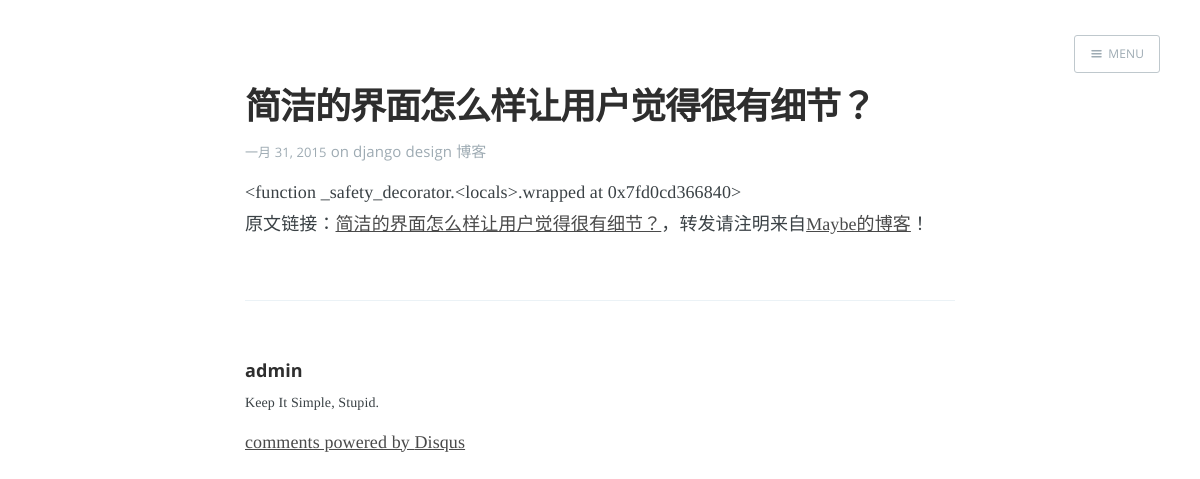
The page /blog/3/simple_ui on the database its author committed.
### apps/blog/models.py (models this page shows, shortened)
class Blog(models.Model):
    STATUS_CHOICES = (
        ('d', "草稿"),
        ('p', "已发布"),
    )
    title = models.CharField('标题', max_length=150, db_index=True, unique=True)
    link = models.CharField('链接', max_length=150, default='')
    link.help_text = "Cool URIs don't change"
    snippet = models.CharField('摘要', max_length=500, default='')
    content = models.TextField('内容', )
    add_time = models.DateTimeField('创建时间', auto_now_add=True)
    publish_time = models.DateTimeField('发表时间', null=True)
    update_time = models.DateTimeField('修改时间')
    status = models.CharField('状态', max_length=1, choices=STATUS_CHOICES, default=STATUS_CHOICES[0][0])
    is_public = models.BooleanField('公开', default=True)
    is_top = models.BooleanField('置顶', default=False)
    access_count = models.IntegerField('浏览量', default=1, editable=False)
    category = models.ForeignKey('Category', verbose_name='所属分类')
    tags = models.ManyToManyField('Tag', verbose_name='标签集合', null=True, blank=True)
    tags.help_text = '标签'
    author = models.ForeignKey(User, verbose_name='作者')
    def save(self, *args, **kwargs):
        self.link = slugify(self.link)
        self.snippet = self.snippet or self.content[:140]
        modified = kwargs.pop("modified", True)
        if modified:
            self.update_time = datetime.datetime.utcnow()
        super(Blog, self).save(*args, **kwargs)
    def get_absolute_url(self):
        return reverse('blog:blog_detail', args=(self.id, self.link))

class Tag(models.Model):
    title = models.CharField('名称', max_length=50, db_index=True, unique=True)
    def __str__(self):
        return self.title

### apps/blog/views.py (the view)
# urls.py: url(r'^(?P<pk>\d+)/(?P<blog_link>[\w,-]*)$', BlogDetailView.as_view(), name='blog_detail'),
class BlogDetailView(DetailView):
    model = Blog
    template_name = "post_detail.html"
    def get_object(self, queryset=None):
        blog = super(BlogDetailView, self).get_object(queryset)
        if blog.status == 'd' or (not blog.is_public and self.request.user != blog.author):
            raise PermissionDenied
        blog.access_count += 1
        blog.save(modified=False)
        return blog
    def get_context_data(self, **kwargs):
        context = super(BlogDetailView, self).get_context_data(**kwargs)
        current_post = context.get("object")
        count = Blog.objects.filter(status='p', is_public=True).count()
        randint = random.randint(0, count)
        try:
            random_post = Blog.objects.filter(status='p', is_public=True)[randint:randint + 1][0]
        except IndexError:
            random_post = None
        try:
            next_post = Blog.objects.filter(pk__lt=current_post.id).order_by('-pk')[0]
        except IndexError:
            next_post = None
        context['next_post'] = next_post
        context['random_post'] = random_post
        return context

### apps/blog/context_processors.py (called while the page is built)
def google_analytics(request):
    from django.conf import settings
    return {'ga_id': settings.GOOGLE_ANALYTICS_ID}

### apps/blog/templatetags/myapp_markup.py (called while the page is built)
@register.filter(is_safe=True)
@stringfilter
def md1(value):
    markdown = mistune.Markdown(renderer=renderer)
    return mark_safe(markdown(value))

### apps/blog/templates/post_detail.html (shortened to what this page needs)
{% extends "base.html" %}
{% load myapp_markup %}
{% block body_class %} post-template {% endblock %}
{% load staticfiles %}
{% block head %}
<header class="main-header post-head no-cover">
    {% include "widget/main-nav.html" %}
</header>
{% endblock %}
{% block body %}
<main class="content" role="main">
    <article class="post">
        <header class="post-header">
            <h2 class="post-title">{{blog.title}}</h2>
            <section class="post-meta">
                <time class="post-date" datetime="{{blog.add_time|date:'b d, Y'}}">{{blog.add_time|date:"b d, Y"}}
                </time>
                {% if blog.tags %}on
                {% for tag in blog.tags.all %}
                <a href="{%url 'blog:tag' tag%}">{{tag }}</a>
                {% endfor %}
                {% endif %}
            </section>
        </header>
        <section class="post-content">
            {{blog.content | md1}}
            <details open="">
                <summary>原文链接：<a href="{{blog.get_absolute_url}}" rel="author">{{blog.title}}</a>，转发请注明来自<a
                        href="http://zhangshaohua.cc">Maybe的博客</a>！
                </summary>
            </details>
        </section>
        <footer class="post-footer">
            <section class="author">
                <h4><a href="{{url}}">{{blog.author.username}}</a></h4>
                <p>Keep It Simple, Stupid.</p>
            </section>
        </footer>
        {% include "widget/disqus.html" %}
    </article>
</main>
{% endblock %}

### static/css/screen.css (style rules this page uses)
article, aside, details, figcaption, figure, footer, header, hgroup, main, nav, section, summary { display: block; }
html { font-family: sans-serif; -ms-text-size-adjust: 100%; -webkit-text-size-adjust: 100%; }
body { margin: 0; }
a { background: transparent; }
html { height: 100%; max-height: 100%; font-size: 62.5%; -webkit-tap-highlight-color: rgba(0, 0, 0, 0); }
body { height: 100%; max-height: 100%; font-family: "Merriweather", serif; letter-spacing: 0.01rem; font-size: 1.8rem; line-height: 1.75em; color: #3A4145; -webkit-font-feature-settings: 'kern' 1; -moz-font-feature-settings: 'kern' 1; -o-font-feature-settings: 'kern' 1; text-rendering: geometricPrecision; }
h1, h2, h3, h4, h5, h6 { -webkit-font-feature-settings: 'dlig' 1, 'liga' 1, 'lnum' 1, 'kern' 1; -moz-font-feature-settings: 'dlig' 1, 'liga' 1, 'lnum' 1, 'kern' 1; -o-font-feature-settings: 'dlig' 1, 'liga' 1, 'lnum' 1, 'kern' 1; color: #2E2E2E; line-height: 1.15em; margin: 0 0 0.4em 0; font-family: "Open Sans", sans-serif; text-rendering: geometricPrecision; }
h2 { font-size: 3.6rem; letter-spacing: -1px; }
h4 { font-size: 2.5rem; }
a { color: #4A4A4A; transition: color 0.3s ease; }
p, ul, ol, dl { -webkit-font-feature-settings: 'liga' 1, 'onum' 1, 'kern' 1; -moz-font-feature-settings: 'liga' 1, 'onum' 1, 'kern' 1; -o-font-feature-settings: 'liga' 1, 'onum' 1, 'kern' 1; margin: 0 0 1em 0; text-rendering: geometricPrecision; }
.main-header { position: relative; display: table; width: 100%; height: 60vh; margin-bottom: 5rem; text-align: center; background: #222 no-repeat center center; background-size: cover; overflow: hidden; }
.no-cover .scroll-down, .no-cover.main-header:after, .archive-template .scroll-down, .archive-template .main-header:after { display: none }
.no-cover.main-header { min-height: 160px; max-height: 40vh; background: #f5f8fa; }
.post { position: relative; width: 80%; max-width: 710px; margin: 4rem auto; padding-bottom: 4rem; border-bottom: #EBF2F6 1px solid; word-wrap: break-word; }
.post:after { display: block; content: ""; width: 7px; height: 7px; border: #E7EEF2 1px solid; position: absolute; bottom: -5px; left: 50%; margin-left: -5px; background: #FFF; border-radius: 100%; box-shadow: #FFF 0 0 0 5px; }
.post-meta { display: block; margin: 1.75rem 0 0 0; font-family: "Open Sans", sans-serif; font-size: 1.5rem; line-height: 2.2rem; color: #9EABB3; }
.post-meta a { color: #9EABB3; text-decoration: none; }
.post-date { display: inline-block; margin-left: 8px; padding-left: 12px; border-left: #d5dbde 1px solid; text-transform: uppercase; font-size: 1.3rem; white-space: nowrap; }
.post-template .post-header { margin-bottom: 1.4rem; }
.post-template .post-title { margin-bottom: 0; }
.post-template .post-meta { margin-top: 1em; }
.post-template .post-date { padding: 0; margin: 0; border: none; }
.post-template .content { overflow: hidden; }
.post-template .post { margin-top: 0; border-bottom: none; padding-bottom: 0; }
.post-template .post:after { display: none; }
.post-footer { position: relative; margin: 6rem 0 0 0; padding: 6rem 0 0 0; border-top: #EBF2F6 1px solid; }
.post-footer h4 { font-size: 1.8rem; margin: 0; }
.post-footer p { margin: 1rem 0; font-size: 1.4rem; line-height: 1.75em; }
.post-footer .author { margin-right: 180px; }
.post-footer h4 a { color: #2e2e2e; text-decoration: none; }
.post-head.main-header { height: 65vh; min-height: 180px; }
.no-cover.post-head.main-header { height: 85px; min-height: 0; margin-bottom: 0; background: transparent; }
.post-head.main-header { height: 30vh; }

### rows shown on the page
Blog: title "简洁的界面怎么样让用户觉得很有细节？", add_time "一月 31, 2015", content|md1 "<function _safety_decorator.<locals>.wrapped at 0x7fd0cd366840>", author.username "admin"
Tag: title "django"
Tag: title "design"
Tag: title "博客"
